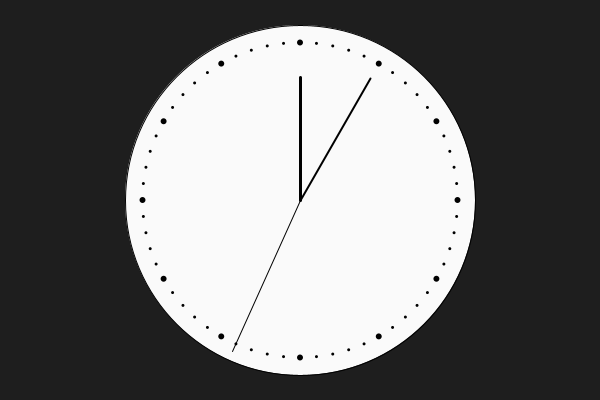
Frame 1 (no input)
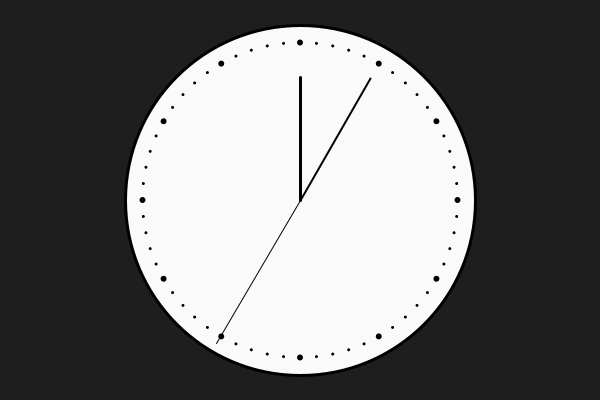
Frame 60 (the mouse pressed at the canvas centre just before this capture)
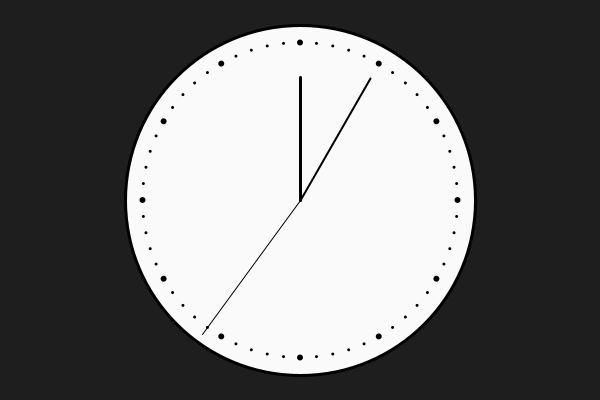
Frame 120 (the mouse held since frame 60 and released just before this capture)

The Processing sketch that drew these frames (run headless with seeded random() and noise(); from frame 60 on, the mouse is pressed at the canvas centre):

// Processing sketch: analog_clock
// ── analog_clock.pde
//Размер циферблата
float clockSize;

void setup(){
  size(600, 400);
  background(30);
  
  //Диаметр циферблата будет зависеть от высоты окта - отступы от него
  clockSize = height - 50;
}

void draw(){
  background(30);
  fill(250);
  //Рисование циферблата
  ellipse(width / 2, height / 2, clockSize, clockSize);
  
  //Цикл перебора углов циферблата
  //Шаг цикла равен углу в градусах, соответствующий отдной минуте/секунде
  for(int ang = 0; ang < 360; ang += 360 / 60){
    //Вычисление координат точки деления
    float x = cos(radians(ang)) * clockSize / 2 * 0.9 + width / 2;
    float y = sin(radians(ang)) * clockSize / 2 * 0.9 + height / 2;
    noStroke();
    fill(0);
    //Выделение жирным делений, кратных 5 минутам
    if(ang % 15 == 0){
      ellipse(x, y, 6, 6);
    } else{
      ellipse(x, y, 3, 3);
    }
  }
  
  stroke(0);
  //Рисование секундной стрелки
  println(second());
  strokeWeight(1);
  //Угол в градусах, равный углу одной секунды * кол-во секунд
  float secAng = second() * 360 / 60;
  float secX = cos(radians(secAng) - PI / 2) * clockSize / 2 * 0.95 + width / 2;
  float secY = sin(radians(secAng) - PI / 2) * clockSize / 2 * 0.95 + height / 2;
  line(width / 2, height / 2, secX, secY);
  
  //Рисование минутной стрелки
  strokeWeight(2);
  //Угол в градусах, равный углу одной минуты * кол-во минут
  float minAng = minute() * 360 / 60;
  float minX = cos(radians(minAng) - PI / 2) * clockSize / 2 * 0.8 + width / 2;
  float minY = sin(radians(minAng) - PI / 2) * clockSize / 2 * 0.8 + height / 2;
  line(width / 2, height / 2, minX, minY);
  
  //Рисование часовой стрелки
  strokeWeight(3);
  //Угол в градусах, равный углу одного часа * кол-во часов
  float hAng = hour() * 360 / 12;
  float hX = cos(radians(hAng) - PI / 2) * clockSize / 2 * 0.7 + width / 2;
  float hY = sin(radians(hAng) - PI / 2) * clockSize / 2 * 0.7 + height / 2;
  line(width / 2, height / 2, hX, hY);
  
  //radians(угол) * PI / 2 - сдвиг на четверть окружности назад
}
